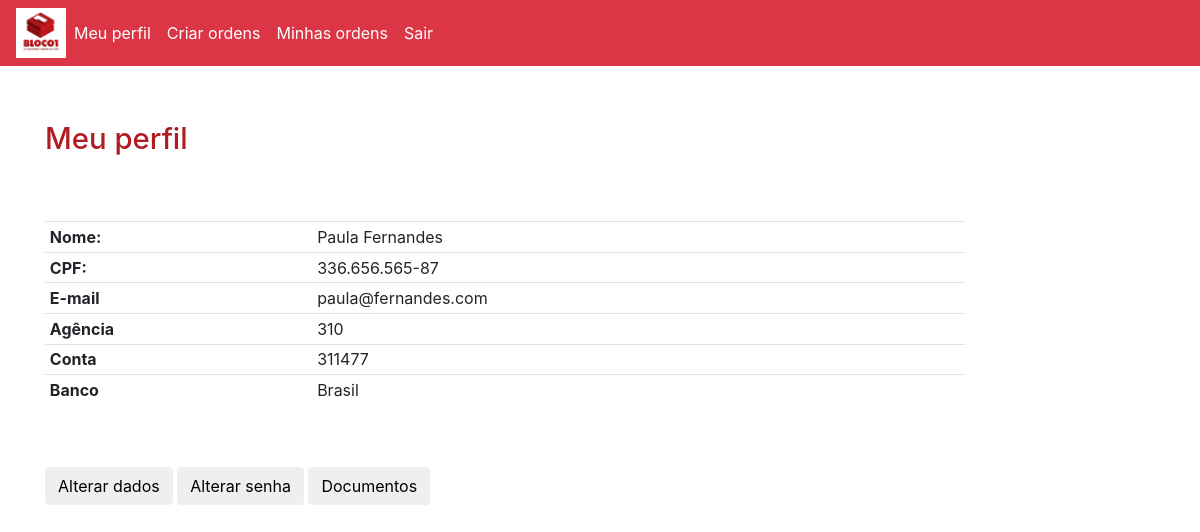
Page /telas/meu_perfil.php (signed in) on the committed database.
### tables this page shows
CREATE TABLE `usuarios` (
  `cod` int(11) NOT NULL,
  `nome` varchar(35) NOT NULL,
  `cpf` varchar(15) NOT NULL,
  `agencia` int(11) NOT NULL,
  `numero_conta` int(15) NOT NULL,
  `banco` varchar(20) NOT NULL,
  `email` varchar(35) NOT NULL,
  `senha` varchar(20) NOT NULL,
  `tipo` varchar(50) NOT NULL,
  `nome_foto` varchar(100) NOT NULL,
  `tamanho` varchar(30) NOT NULL,
  `nivel` int(11) NOT NULL,
  `ativo` int(11) NOT NULL,
  `data` varchar(10) NOT NULL,
  `hora` varchar(10) NOT NULL
);

### Telas/sessao.php (called while the page is built, shortened)
<?php
$nivel=$_SESSION['nivel'];
if($nivel == 2 || $nivel == 3){
    $cod = $_SESSION['cod'];
    $cpf = $_SESSION['cpf'];
    $nome = $_SESSION['nome'];
}else{
    $logado = $_SESSION['email'];
    $nivel=$_SESSION['nivel'];
}
?>

### Telas/meu_perfil.php (the view)
<?php
include "sessao.php";
include "menu.php";
include "../Back/conexao.php";
$consulta = "Select * from usuarios where cod='$cod'";
$resultado = mysqli_query($link,$consulta);
if($resultado == true){
  foreach ($resultado as $rows){
    $email = $rows['email'];
    $agencia1 = $rows['agencia'];
    $conta1 = $rows['numero_conta'];
    $banco1 = $rows['banco'];
  }
}
?>
<div class='container'>
    <div class="row">
    <div class='col-md-12'>
<h2 class="espaco-padrao">Meu perfil</h2>
    </div>
</div>
<div class="row">
 <div class="col-md-10 espaco-padrao">
<table class="table table-sm">
  <tbody>
    <tr>
      <th scope="row">Nome:</th>
      <td><?php echo $nome; ?> </td>
    </tr>
    <tr>
      <th scope="row">CPF:</th>
      <td><?php echo $cpf;?></td>
    </tr>
    <tr>
      <th scope="row">E-mail</th>
      <td><?php echo $email;?></td>
    </tr>
    <tr>
      <th scope="row">Agência</th>
      <td><?php echo $agencia1;?></td>
    </tr>
    <tr>
      <th scope="row">Conta</th>
      <td><?php echo $conta1;?></td>
    </tr>
    <tr>
      <th scope="row">Banco</th>
      <td><?php echo $banco1;?></td>
    </tr>
  </tbody>
</table>
<a href="../Telas/alterar_dados.php"><button class="btn btn-black espaco-padrao">Alterar dados</button></a>
<a href="../Telas/alterar_senha.php"><button class="btn btn-black espaco-padrao">Alterar senha</button></a>
<a href="../Telas/enviar_documentos.php"><button class="btn btn-black espaco-padrao">Documentos</button></a>
</div>
</div>

### style/style.css (style rules this page uses)
.espaco-padrao { margin-top:5%!important; }
h2 { color:#AF1D23!important; font-size:22pt; }
.table { overflow: scroll!important; }

### rows in the picture
usuarios: email "paula@fernandes.com", agencia "310", numero_conta "311477", banco "Brasil"

### other values in the picture
$nome "Paula Fernandes"
$cpf "336.656.565-87"
